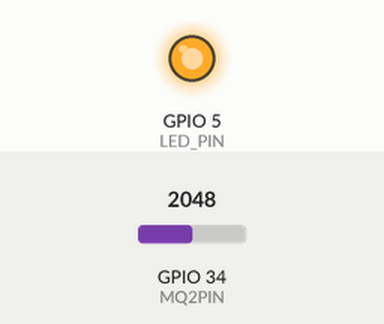
Simulated run of this program. Board: ESP32. Shown: output pins drawn as LEDs (lit = HIGH). The inputs (shaded band) are chosen by the test bench; at power-on: GPIO 34 (MQ2PIN) = 2048. WiFi joins after 1.5 s; servers stay silent unless stated; what the program prints to the serial monitor is not drawn.

Above: at 3.2 s.
3.3 s: GPIO 34 (MQ2PIN) set to 835
6.3 s: GPIO 34 (MQ2PIN) set to 774
At 7.4 s:
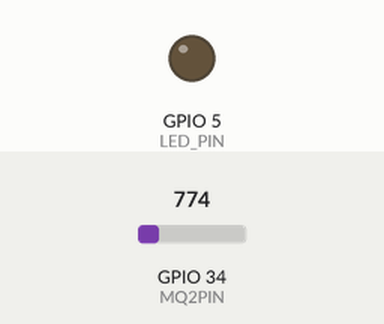
10.7 s: GPIO 34 (MQ2PIN) set to 840
At 12.2 s:
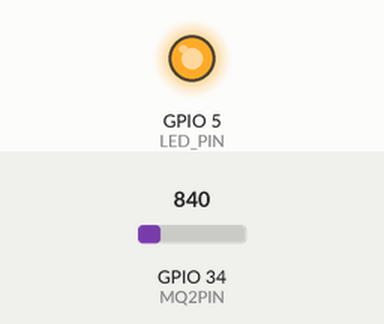
13.7 s: GPIO 34 (MQ2PIN) set to 760
At 16.9 s:
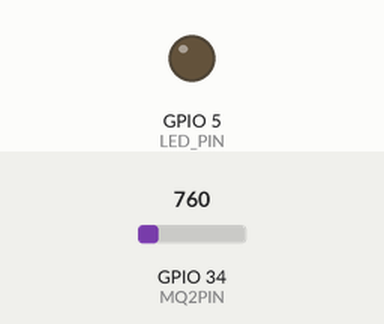
Timing chart, 0 to 18.4 s (numbered marks = the images above; inputs shaded):
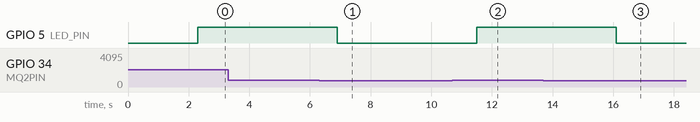

Measured:
- the behaviour switches between 801 and 800 on GPIO 34 (MQ2PIN) (found by bisection; images 0 and 1)
- after the input at 3.3 s, every drawn part: stays the same
- after the input at 6.3 s, GPIO 5 (LED_PIN): HIGH → LOW after 0.60 s
- after the input at 10.7 s, GPIO 5 (LED_PIN): LOW → HIGH after 0.81 s
- after the input at 13.7 s, GPIO 5 (LED_PIN): HIGH → LOW after 2.4 s

The program:

main.cpp
```cpp
#include <WiFi.h>          // For connecting to WiFi
#include <FirebaseESP32.h> // Firebase library for ESP32
#include <ESP32Servo.h>    // ESP32 compatible Servo library

// Wi-Fi credentials
#define WIFI_SSID "HotsSpot"
#define WIFI_PASSWORD "12345678"

// Firebase credentials
#define FIREBASE_HOST "https://smart-irrigation-f734e-default-rtdb.asia-southeast1.firebasedatabase.app"
#define FIREBASE_AUTH "ksJe7PNHxtfDBXo1aWDaGV2EhhoLWpfNxhW9v1YW"

// Pin Definitions
#define MQ2PIN 34          // GPIO pin for MQ2 sensor (smoke sensor)
#define LED_PIN 5          // GPIO pin for LED
#define SMOKE_THRESHOLD 800  // Smoke level threshold for detection

FirebaseData firebaseData;    // Firebase object
FirebaseConfig firebaseConfig;
FirebaseAuth firebaseAuth;

void connectToWiFi() {
  // Start connecting to WiFi
  Serial.print("Connecting to WiFi");
  WiFi.begin(WIFI_SSID, WIFI_PASSWORD);

  // Wait until connected
  while (WiFi.status() != WL_CONNECTED) {
    delay(1000);
    Serial.print(".");
  }

  // Print IP address after connection
  Serial.println();
  Serial.print("Connected to WiFi. IP Address: ");
  Serial.println(WiFi.localIP());
}

void setup() {
  Serial.begin(115200);

  // Initialize LED pin
  pinMode(LED_PIN, OUTPUT);
  digitalWrite(LED_PIN, LOW);  // Initially turn off LED

  // Connect to WiFi
  connectToWiFi();

  // Firebase configuration setup
  firebaseConfig.host = FIREBASE_HOST;
  firebaseConfig.signer.tokens.legacy_token = FIREBASE_AUTH;

  // Initialize Firebase
  Firebase.begin(&firebaseConfig, &firebaseAuth);
  Firebase.reconnectWiFi(true);
}

void loop() {
  // Read smoke level from MQ2 sensor
  int smokeLevel = analogRead(MQ2PIN);

  // Print the sensor data to the serial monitor
  Serial.print("Smoke Level: ");
  Serial.println(smokeLevel);

  // Upload smoke level to Firebase
  if (Firebase.setInt(firebaseData, "/sensorData/smokeLevel", smokeLevel)) {
    Serial.println("Smoke data sent to Firebase");
  } else {
    Serial.println("Failed to send smoke data to Firebase");
    Serial.println(firebaseData.errorReason());
  }

  // Check if smoke level exceeds threshold (fire detected)
  if (smokeLevel > SMOKE_THRESHOLD) {
    Firebase.setString(firebaseData, "/status", "FIRE DETECTED");
    Serial.println("ALERT: FIRE DETECTED!");

    // Turn on LED when smoke is detected
    digitalWrite(LED_PIN, HIGH); // LED ON
  } else {
    Firebase.setString(firebaseData, "/status", "Normal");
    Serial.println("Status: Normal");

    // Turn off LED when no smoke is detected
    digitalWrite(LED_PIN, LOW); // LED OFF
  }

  // Delay before next reading
  delay(2000); // Wait for 2 seconds before the next reading
}
```
